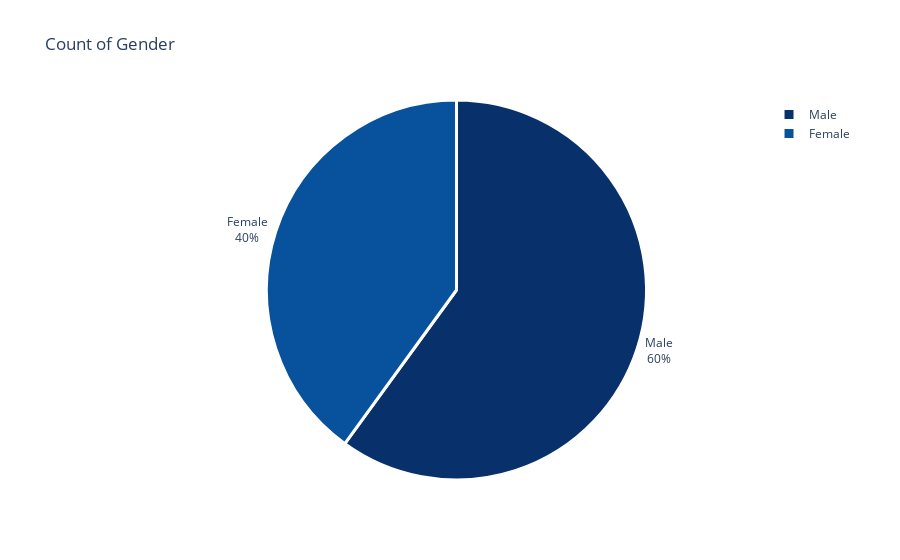

This figure's notebook cell:
### Code cell
gender_counts = eda_employee['Gender'].value_counts()
fig = px.pie(gender_counts,names=gender_counts.index,values=gender_counts.values, title='Count of Gender',
            labels={'index':'Gender'},color_discrete_sequence=px.colors.sequential.Blues_r)


fig.update_traces(textinfo='percent+label', textposition='outside',marker=dict(line=dict(color='white', width=3)))
fig.show()

### Figure 1 — Plotly figure (JSON) as saved in the notebook; plotly's stock layout.template omitted (floating-point values rounded to 4 significant figures)
{"data": [{"domain": {"x": [0, 1], "y": [0, 1]}, "hovertemplate": "Gender=%{label}<br>value=%{value}<extra></extra>", "labels": ["Male", "Female"], "legendgroup": "", "marker": {"line": {"color": "white", "width": 3}}, "name": "", "showlegend": true, "textinfo": "percent+label", "textposition": "outside", "type": "pie", "values": [882, 588]}], "layout": {"autosize": true, "legend": {"tracegroupgap": 0}, "piecolorway": ["rgb(8,48,107)", "rgb(8,81,156)", "rgb(33,113,181)", "rgb(66,146,198)", "rgb(107,174,214)", "rgb(158,202,225)", "rgb(198,219,239)", "rgb(222,235,247)", "rgb(247,251,255)"], "title": {"text": "Count of Gender"}}}
